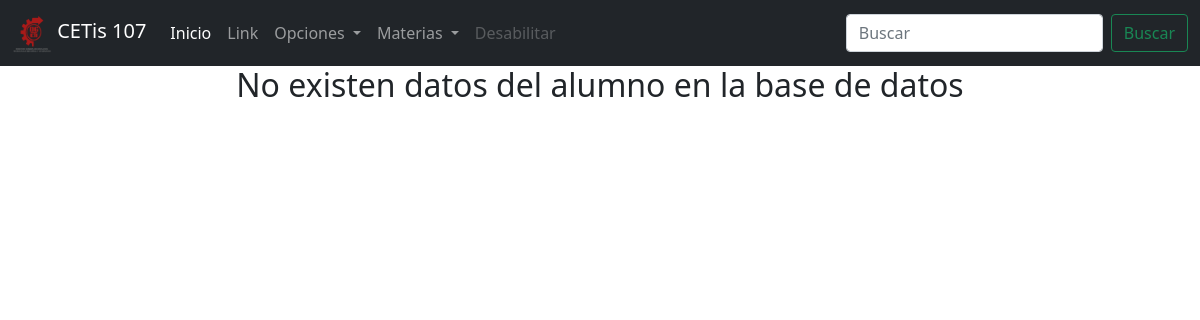
The app's page /parcial3/ConsultarMaterias.php, older data.
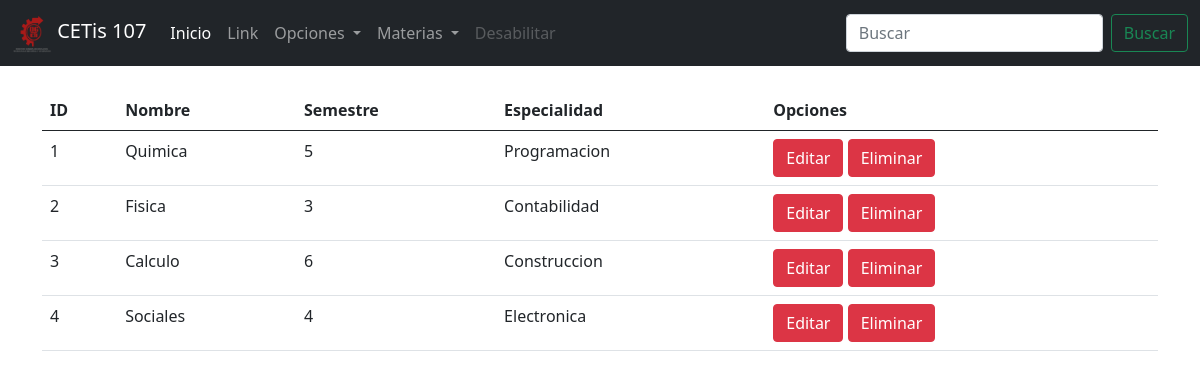
The same page, newer data.
### tables this page shows
CREATE TABLE `materia` (
  `id` bigint(20) NOT NULL,
  `nombre` varchar(100) NOT NULL,
  `semestre` int(11) NOT NULL,
  `especialidad` varchar(100) NOT NULL
);

### parcial3/ConsultarMaterias.php (the view, shortened to what this page needs)
<!DOCTYPE html>
<html lang="en">
<head>
    <link rel="stylesheet" href="css/bootstrap.css">
</head>
<body>
    <?php
        include 'menu.php';
        include 'conexion.php';
        $sql = "SELECT * FROM materia";
        $datos = $conexion->query($sql);
    ?>
    <div class="container">
        <div class="row">
            <div class="col-12">
        <?php
            if($datos->num_rows > 0) { ?>
                <br>
                <table class="table table-hover">
                    <thead>
                        <tr>
                            <th>ID</th>
                            <th>Nombre</th>
                            <th>Semestre</th>
                            <th>Especialidad</th>
                            <th>Opciones</th>
                        </tr>
                    </thead>
                    <tbody>
                    <?php while($registro = $datos->fetch_assoc()){ ?>
                        <tr>
                            <td><?php echo $registro["id"]; ?></td>
                            <td><?php echo $registro["nombre"]; ?></td>
                            <td><?php echo $registro["semestre"]; ?></td>
                            <td><?php echo $registro["especialidad"]; ?></td>
                            <td>
                                <a href="" class="btn btn-danger" class="btn btn-sm btn-primary">Editar</a>
                                <a href="" class="btn btn-danger" class="btn btn-sm btn-danger">Eliminar</a>
                            </td>
                        </tr>
                        <?php } ?>
                    </tbody>
                </table>
        <?php }else{ ?>
            <center><h2>No existen datos del alumno en la base de datos</h2></center>
        <?php } ?>
            </div>
        </div>
    </div>
</body>
</html>

### parcial3/menu.php (shortened to what this page needs)
    <nav class="navbar navbar-expand-lg navbar-dark bg-dark">
  <div class="container-fluid">
    <a class="navbar-brand" href="home.php">
  <img src="logocetis2.png" alt="" width="40px" height="40px" class="d-inline-block aling-text-top">
    CETis 107
  </a>
    <div class="collapse navbar-collapse" id="navbarSupportedContent">
      <ul class="navbar-nav me-auto mb-2 mb-lg-0">
        <li class="nav-item">
          <a class="nav-link active" aria-current="page" href="#">Inicio</a>
        </li>
        <li class="nav-item">
          <a class="nav-link" href="#">Link</a>
        </li>
        <li class="nav-item dropdown">
          <a class="nav-link dropdown-toggle" href="#" id="navbarDropdown" role="button" data-bs-toggle="dropdown" aria-expanded="false">
            Opciones
          </a>
        </li>
        <li class="nav-item dropdown">
          <a class="nav-link dropdown-toggle" href="#" id="navbarDropdown" role="button" data-bs-toggle="dropdown" aria-expanded="false">
            Materias
          </a>
        </li>
        <li class="nav-item">
          <a class="nav-link disabled" href="#" tabindex="-1" aria-disabled="true">Desabilitar</a>
        </li>
      </ul>
      <form class="d-flex">
        <input class="form-control me-2" type="Buscar" placeholder="Buscar" aria-label="Buscar">
        <button class="btn btn-outline-success" type="submit">Buscar</button>
      </form>
    </div>
  </div>
</nav>

Row changes from the older to the newer data that the page shows:
added materia: id "1", nombre "Quimica", semestre "5", especialidad "Programacion"
added materia: id "2", nombre "Fisica", semestre "3", especialidad "Contabilidad"
added materia: id "3", nombre "Calculo", semestre "6", especialidad "Construccion"
added materia: id "4", nombre "Sociales", semestre "4", especialidad "Electronica"
Text that changed along with them:
text no longer shown: "No existen datos del alumno en la base de datos"
text now shown: "ID Nombre Semestre Especialidad Opciones"
